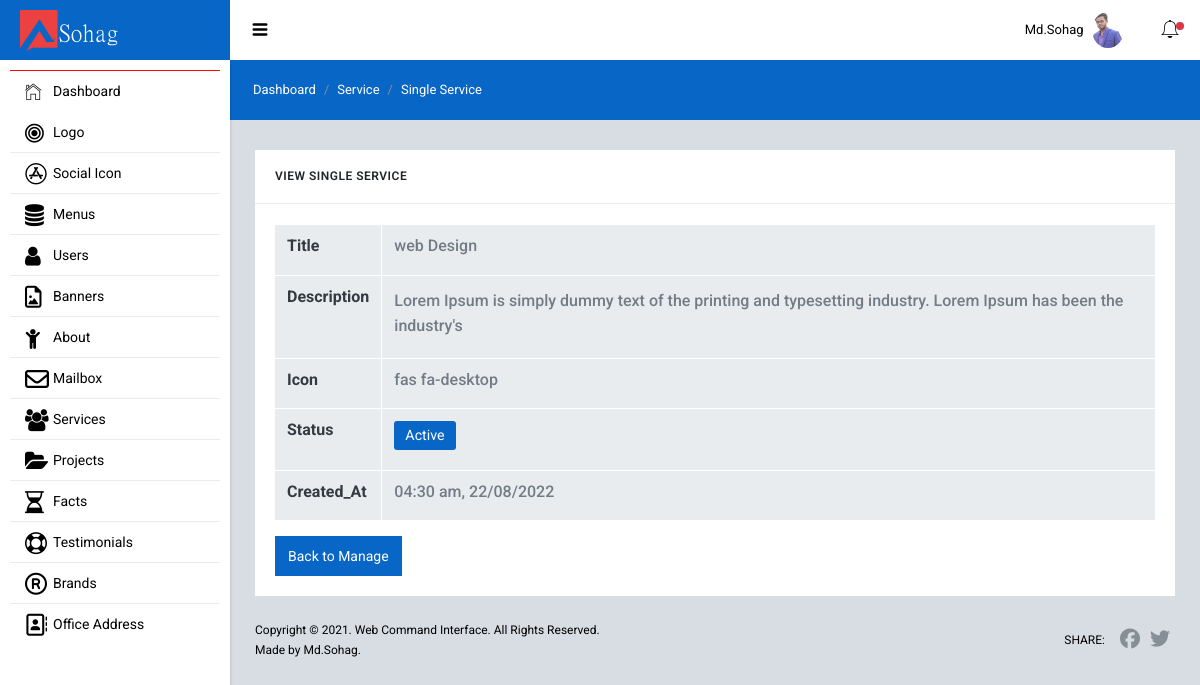
Page /admin/services/service_view.php?id=1 (signed in) on the committed database.
### tables this page shows
CREATE TABLE `users` (
  `id` int(11) NOT NULL,
  `name` varchar(150) NOT NULL,
  `email` varchar(150) NOT NULL,
  `password` varchar(255) NOT NULL,
  `user_role` int(11) NOT NULL DEFAULT 4,
  `status` int(11) NOT NULL DEFAULT 0,
  `profile_image` varchar(255) DEFAULT NULL,
  `created_at` varchar(200) NOT NULL
);

CREATE TABLE `services` (
  `id` int(11) NOT NULL,
  `service_title` varchar(255) NOT NULL,
  `service_desc` text NOT NULL,
  `service_icon` text DEFAULT NULL,
  `service_status` int(11) NOT NULL DEFAULT 0,
  `created_at` varchar(255) NOT NULL
);

### admin/services/service_view.php (the view)
<?php
    require "../backend_includes/header.php";
    $service_id                = $_GET['id'];
    $view_single_service       = "SELECT * FROM services WHERE id=$service_id";
    $view_single_service_query = mysqli_query($db, $view_single_service);
    $single_service_value      = mysqli_fetch_assoc($view_single_service_query);
    $check_service_data        = mysqli_num_rows($view_single_service_query);
    $date_convert       = strtotime($single_service_value['created_at']);
    $date               = date("h:i a, d/m/Y",$date_convert);
?>
    <div class="sl-mainpanel">
      <nav class="breadcrumb sl-breadcrumb">
        <a class="breadcrumb-item" href="/sohag/admin/dashboard.php">Dashboard</a>
        <a class="breadcrumb-item" href="/sohag/admin/services/index.php">Service</a>
        <span class="breadcrumb-item active">Single Service</span>
      </nav>
      <div class="sl-pagebody">
        <?php if ($check_service_data == 0) : ?>
            <?php header("Location: index.php"); ?>
        <?php else : ?>
            <div class="row row-sm mg-t-5">
                <div class="col-lg-12 mg-t-20 mg-lg-t-0">
                    <div class="card">
                        <div class="card-header pd-20 bg-transparent bd-b bd-gray-200">
                            <h6 class="card-title tx-uppercase tx-12 mg-b-0">View Single Service</h6>
                        </div>
                        <div class="card-body bd-color-gray-lighter rounded-bottom">
                            <div class="dashbord-content">
                                <div class="table-responsive">
                                    <table class="table table-hover table-bordered mg-b-0">
                                        <tbody>
                                            <tr>
                                                <th scope="col"> <h6 class="text-black"> <strong> Title</strong></h6></th>
                                                <td> <h6 class="text-black"><?= $single_service_value['service_title']; ?></h6></td>
                                            </tr>
                                            <tr>
                                                <th scope="col"> <h6 class="text-black"> <strong> Description</strong></h6></th>
                                                <td> <h6 class="text-black" style="line-height: 25px;"><?= $single_service_value['service_desc']; ?></h6></td>
                                            </tr>
                                            <tr>
                                                <th scope="col"> <h6 class="text-black"> <strong> Icon</strong></h6></th>
                                                <td> <h6 class="text-black"><?= $single_service_value['service_icon']; ?></h6></td>
                                            </tr>
                                            <tr>
                                                <th scope="col"> <h6 class="text-black"> <strong> Status</strong></h6></th>
                                                <td> <h6 class="text-black">
                                                    <?php if($single_service_value['service_status'] == 1) : ?>
                                                        <span class="badge bg-primary">Active</span>
                                                    <?php else : ?>
                                                        <span class="badge bg-secondary">In-Active</span>
                                                    <?php endif; ?>
                                                </h6></td>
                                            </tr>
                                            <tr>
                                                <th scope="col"> <h6 class="text-black"> <strong>Created_At</strong></h6></th>
                                                <td> <h6 class="text-black"><?= $date; ?></h6></td>
                                            </tr>
                                        </tbody>
                                    </table>
                                    <a href="/sohag/admin/services/index.php" class="btn btn-primary mt-3">Back to Manage </a>
                                </div>
                            </div>
                        </div>
                    </div>
                </div>
            </div>
        <?php endif; ?>
      </div>
      <footer class="sl-footer">
        <div class="footer-left">
          <div class="mg-b-2">Copyright &copy; 2021. Web Command Interface. All Rights Reserved.</div>
          <div>Made by Md.Sohag.</div>
        </div>
        <div class="footer-right d-flex align-items-center">
          <span class="tx-uppercase mg-r-10">Share:</span>
          <a target="_blank" class="pd-x-5" href="https://www.facebook.com/"><i class="fa fa-facebook tx-20"></i></a>
          <a target="_blank" class="pd-x-5" href="https://twitter.com/"><i class="fa fa-twitter tx-20"></i></a>
        </div>
      </footer>
    </div>
<?php require "../backend_includes/footer.php"; ?>

### admin/backend_includes/header.php (shortened to what this page needs)
<?php
  require "db.php";
  $login_user_id    = isset($_COOKIE['login_user']) ? $_COOKIE['login_user'] : $_SESSION['login_user_id'];
  $login_user_data  = "SELECT * FROM users WHERE id=$login_user_id";
  $login_user_query = mysqli_query($db,$login_user_data);
  $login_user_info  = mysqli_fetch_assoc($login_user_query);
?>
<!DOCTYPE html>
<html lang="en">
  <head>
    <link href="/sohag/admin/backend_assets/lib/font-awesome/css/font-awesome.css" rel="stylesheet">
    <link href="/sohag/admin/backend_assets/lib/Ionicons/css/ionicons.css" rel="stylesheet">
    <link href="/sohag/admin/backend_assets/lib/perfect-scrollbar/css/perfect-scrollbar.css" rel="stylesheet">
    <link href="/sohag/admin/backend_assets/lib/rickshaw/rickshaw.min.css" rel="stylesheet">
    <link href="/sohag/admin/backend_assets/lib/medium-editor/medium-editor.css" rel="stylesheet">
    <link href="/sohag/admin/backend_assets/lib/medium-editor/default.css" rel="stylesheet">
    <link href="/sohag/admin/backend_assets/lib/summernote/summernote-bs4.css" rel="stylesheet">
    <link rel="stylesheet" href="/sohag/admin/backend_assets/css/starlight.css">
    <link rel="stylesheet" href="/sohag/admin/backend_assets/css/custom.css">
  </head>
  <body>
    <div class="sl-logo"><a href=""> <img width="100" src="../admin/uploads/logo/17.png" alt="Logo"></a></div>
    <div class="sl-sideleft">
      <div class="sl-sideleft-menu">
        <a href="/sohag/admin/dashboard.php" class="sl-menu-link active">
          <div class="sl-menu-item">
            <i class="menu-item-icon icon ion-ios-home-outline tx-22"></i>
            <span class="menu-item-label">Dashboard</span>
          </div>
        </a>
        <a href="#" class="sl-menu-link">
          <div class="sl-menu-item">
            <i class="menu-item-icon fa fa-bullseye tx-22"></i>
            <span class="menu-item-label">Logo</span>
            <i class="menu-item-arrow fa fa-angle-down"></i>
          </div>
        </a>
        <a href="#" class="sl-menu-link">
          <div class="sl-menu-item">
            <i class="menu-item-icon fa fa-app-store tx-22"></i>
            <span class="menu-item-label">Social Icon</span>
            <i class="menu-item-arrow fa fa-angle-down"></i>
          </div>
        </a>
        <a href="#" class="sl-menu-link">
          <div class="sl-menu-item">
            <i class="menu-item-icon fa fa-database tx-22"></i>
            <span class="menu-item-label">Menus</span>
            <i class="menu-item-arrow fa fa-angle-down"></i>
          </div>
        </a>
        <a href="#" class="sl-menu-link">
          <div class="sl-menu-item">
            <i class="menu-item-icon 	fa fa-user tx-22"></i>
            <span class="menu-item-label">Users</span>
            <i class="menu-item-arrow fa fa-angle-down"></i>
          </div>
        </a>
        <a href="#" class="sl-menu-link">
          <div class="sl-menu-item">
            <i class="menu-item-icon fa fa-file-picture-o tx-22"></i>
            <span class="menu-item-label">Banners</span>
            <i class="menu-item-arrow fa fa-angle-down"></i>
          </div>
        </a>
        <a href="#" class="sl-menu-link">
          <div class="sl-menu-item">
            <i class="menu-item-icon fa fa-child tx-22"></i>
            <span class="menu-item-label">About</span>
            <i class="menu-item-arrow fa fa-angle-down"></i>
          </div>
        </a>
        <?php if ($login_user_info['user_role'] <= 2) : ?>
          <a href="/sohag/admin/messages/index.php" class="sl-menu-link">
            <div class="sl-menu-item">
              <i class="menu-item-icon fa fa-envelope-o  tx-24"></i>
              <span class="menu-item-label">Mailbox</span>
            </div>
          </a>
        <?php endif; ?>
        <a href="#" class="sl-menu-link">
          <div class="sl-menu-item">
            <i class="menu-item-icon fa fa-group tx-22"></i>
            <span class="menu-item-label">Services</span>
            <i class="menu-item-arrow fa fa-angle-down"></i>
          </div>
        </a>
        <a href="#" class="sl-menu-link">
          <div class="sl-menu-item">
            <i class="menu-item-icon fa fa-folder-open tx-22"></i>
            <span class="menu-item-label">Projects</span>
            <i class="menu-item-arrow fa fa-angle-down"></i>
          </div>
        </a>
        <a href="#" class="sl-menu-link">
          <div class="sl-menu-item">
            <i class="menu-item-icon fa fa-hourglass-half tx-22"></i>
            <span class="menu-item-label">Facts</span>
            <i class="menu-item-arrow fa fa-angle-down"></i>
          </div>
        </a>
        <a href="#" class="sl-menu-link">
          <div class="sl-menu-item">
            <i class="menu-item-icon fa fa-life-bouy tx-22"></i>
            <span class="menu-item-label">Testimonials</span>
            <i class="menu-item-arrow fa fa-angle-down"></i>
          </div>
        </a>
        <a href="#" class="sl-menu-link">
          <div class="sl-menu-item">
            <i class="menu-item-icon fa fa-registered tx-22"></i>
            <span class="menu-item-label">Brands</span>
            <i class="menu-item-arrow fa fa-angle-down"></i>
          </div>
        </a>
        <a href="#" class="sl-menu-link">
          <div class="sl-menu-item">
            <i class="menu-item-icon fa fa-address-book-o tx-22"></i>
            <span class="menu-item-label">Office Address</span>
            <i class="menu-item-arrow fa fa-angle-down"></i>
          </div>
        </a>
      </div>
      <br>
    </div>
    <div class="sl-header">
      <div class="sl-header-left">
        <div class="navicon-left hidden-md-down"><a id="btnLeftMenu" href=""><i class="icon ion-navicon-round"></i></a></div>
      </div>
      <div class="sl-header-right">
        <nav class="nav">
          <div class="dropdown">
            <a href="" class="nav-link nav-link-profile" data-toggle="dropdown">
              <span class="logged-name"><span class="hidden-md-down"><?= $login_user_info['name']; ?></span></span>
              <?php if (!empty($login_user_info['profile_image'])) { ?>
                <img src="/sohag/admin/uploads/users/<?= $login_user_info['profile_image']; ?>" class="wd-32 rounded-circle" alt="">
              <?php } ?>
            </a>
          </div>
        </nav>
        <?php if ($login_user_info['user_role'] <= 2) : ?>
          <div class="navicon-right">
            <a id="btnRightMenu" href="" class="pos-relative">
              <i class="icon ion-ios-bell-outline"></i>
              <span class="square-8 bg-danger"></span>
            </a>
          </div>
        <?php endif; ?>
      </div>
    </div>

### rows in the picture
users: name "Md.Sohag", profile_image (picture)
services: service_title "web Design", service_desc "Lorem Ipsum is simply dummy text of the printing and typesetting industry. Lorem Ipsum has been the industry's", service_icon "fas fa-desktop", created_at "04:30 am, 22/08/2022"
